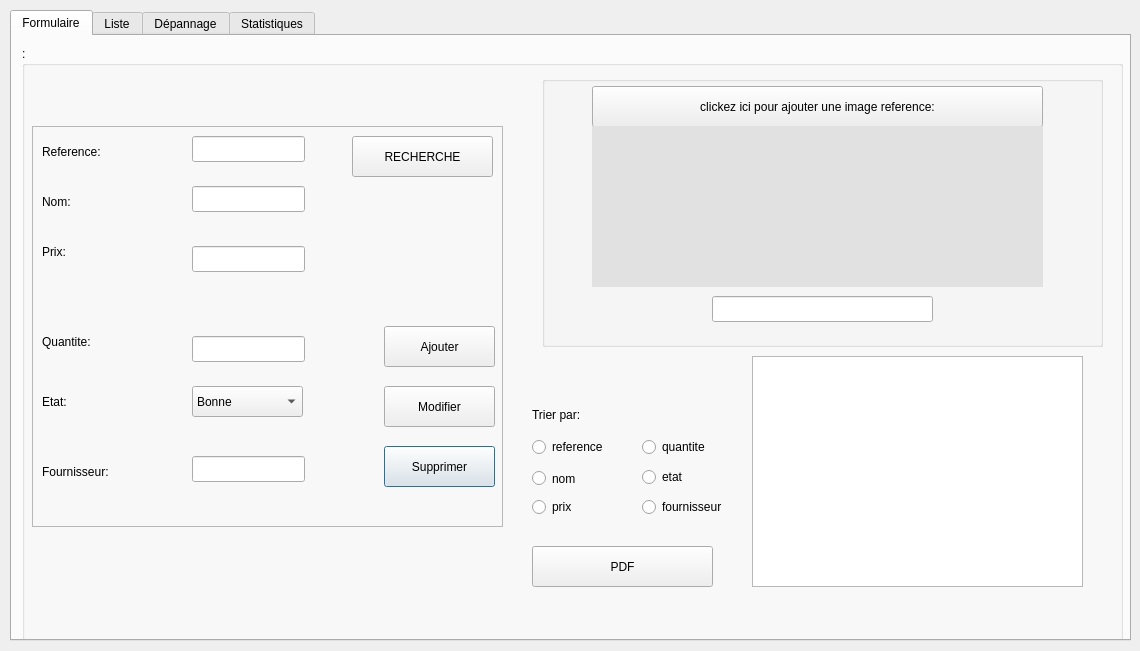
<?xml version="1.0" encoding="UTF-8"?>
<ui version="4.0">
 <class>Dialog</class>
 <widget class="QDialog" name="Dialog">
  <property name="geometry">
   <rect>
    <x>0</x>
    <y>0</y>
    <width>1140</width>
    <height>651</height>
   </rect>
  </property>
  <property name="windowTitle">
   <string>Dialog</string>
  </property>
  <widget class="QTabWidget" name="tab_1">
   <property name="geometry">
    <rect>
     <x>10</x>
     <y>10</y>
     <width>1121</width>
     <height>631</height>
    </rect>
   </property>
   <property name="styleSheet">
    <string notr="true"/>
   </property>
   <property name="currentIndex">
    <number>0</number>
   </property>
   <widget class="QWidget" name="tab">
    <attribute name="title">
     <string>Formulaire</string>
    </attribute>
    <widget class="QGroupBox" name="groupBox">
     <property name="geometry">
      <rect>
       <x>10</x>
       <y>10</y>
       <width>1101</width>
       <height>601</height>
      </rect>
     </property>
     <property name="styleSheet">
      <string notr="true"/>
     </property>
     <property name="title">
      <string>:</string>
     </property>
     <widget class="QFrame" name="frame">
      <property name="geometry">
       <rect>
        <x>10</x>
        <y>80</y>
        <width>471</width>
        <height>401</height>
       </rect>
      </property>
      <property name="styleSheet">
       <string notr="true"/>
      </property>
      <property name="frameShape">
       <enum>QFrame::StyledPanel</enum>
      </property>
      <property name="frameShadow">
       <enum>QFrame::Raised</enum>
      </property>
      <widget class="QPushButton" name="PBsupprimer">
       <property name="geometry">
        <rect>
         <x>352</x>
         <y>320</y>
         <width>111</width>
         <height>41</height>
        </rect>
       </property>
       <property name="styleSheet">
        <string notr="true"/>
       </property>
       <property name="text">
        <string>Supprimer</string>
       </property>
      </widget>
      <widget class="QPushButton" name="PBmodifier">
       <property name="geometry">
        <rect>
         <x>352</x>
         <y>260</y>
         <width>111</width>
         <height>41</height>
        </rect>
       </property>
       <property name="styleSheet">
        <string notr="true"/>
       </property>
       <property name="text">
        <string>Modifier</string>
       </property>
      </widget>
      <widget class="QLabel" name="label_6">
       <property name="geometry">
        <rect>
         <x>10</x>
         <y>330</y>
         <width>141</width>
         <height>31</height>
        </rect>
       </property>
       <property name="styleSheet">
        <string notr="true"/>
       </property>
       <property name="text">
        <string>Fournisseur:</string>
       </property>
      </widget>
      <widget class="QLabel" name="label_5">
       <property name="geometry">
        <rect>
         <x>10</x>
         <y>260</y>
         <width>141</width>
         <height>31</height>
        </rect>
       </property>
       <property name="styleSheet">
        <string notr="true"/>
       </property>
       <property name="text">
        <string>Etat:</string>
       </property>
      </widget>
      <widget class="QLabel" name="label_4">
       <property name="geometry">
        <rect>
         <x>10</x>
         <y>200</y>
         <width>141</width>
         <height>31</height>
        </rect>
       </property>
       <property name="styleSheet">
        <string notr="true"/>
       </property>
       <property name="text">
        <string>Quantite:</string>
       </property>
      </widget>
      <widget class="QLabel" name="label_3">
       <property name="geometry">
        <rect>
         <x>10</x>
         <y>110</y>
         <width>141</width>
         <height>31</height>
        </rect>
       </property>
       <property name="styleSheet">
        <string notr="true"/>
       </property>
       <property name="text">
        <string>Prix:</string>
       </property>
      </widget>
      <widget class="QLabel" name="label_2">
       <property name="geometry">
        <rect>
         <x>10</x>
         <y>60</y>
         <width>141</width>
         <height>31</height>
        </rect>
       </property>
       <property name="styleSheet">
        <string notr="true"/>
       </property>
       <property name="text">
        <string>Nom:</string>
       </property>
      </widget>
      <widget class="QLineEdit" name="Lfournisseur">
       <property name="geometry">
        <rect>
         <x>160</x>
         <y>330</y>
         <width>113</width>
         <height>26</height>
        </rect>
       </property>
       <property name="styleSheet">
        <string notr="true"/>
       </property>
       <property name="readOnly">
        <bool>false</bool>
       </property>
      </widget>
      <widget class="QLineEdit" name="Lquantite">
       <property name="geometry">
        <rect>
         <x>160</x>
         <y>210</y>
         <width>113</width>
         <height>26</height>
        </rect>
       </property>
       <property name="styleSheet">
        <string notr="true"/>
       </property>
       <property name="readOnly">
        <bool>false</bool>
       </property>
      </widget>
      <widget class="QLineEdit" name="Lprix">
       <property name="geometry">
        <rect>
         <x>160</x>
         <y>120</y>
         <width>113</width>
         <height>26</height>
        </rect>
       </property>
       <property name="styleSheet">
        <string notr="true"/>
       </property>
       <property name="readOnly">
        <bool>false</bool>
       </property>
      </widget>
      <widget class="QLineEdit" name="Lnom">
       <property name="geometry">
        <rect>
         <x>160</x>
         <y>60</y>
         <width>113</width>
         <height>26</height>
        </rect>
       </property>
       <property name="styleSheet">
        <string notr="true"/>
       </property>
       <property name="readOnly">
        <bool>false</bool>
       </property>
      </widget>
      <widget class="QLineEdit" name="Lreference">
       <property name="geometry">
        <rect>
         <x>160</x>
         <y>10</y>
         <width>113</width>
         <height>26</height>
        </rect>
       </property>
       <property name="styleSheet">
        <string notr="true"/>
       </property>
       <property name="readOnly">
        <bool>false</bool>
       </property>
      </widget>
      <widget class="QPushButton" name="PBajouter">
       <property name="geometry">
        <rect>
         <x>352</x>
         <y>200</y>
         <width>111</width>
         <height>41</height>
        </rect>
       </property>
       <property name="styleSheet">
        <string notr="true"/>
       </property>
       <property name="text">
        <string>Ajouter</string>
       </property>
      </widget>
      <widget class="QPushButton" name="pb_rech">
       <property name="geometry">
        <rect>
         <x>320</x>
         <y>10</y>
         <width>141</width>
         <height>41</height>
        </rect>
       </property>
       <property name="text">
        <string>RECHERCHE</string>
       </property>
      </widget>
      <widget class="QComboBox" name="Letat">
       <property name="geometry">
        <rect>
         <x>160</x>
         <y>260</y>
         <width>111</width>
         <height>31</height>
        </rect>
       </property>
       <property name="styleSheet">
        <string notr="true"/>
       </property>
       <item>
        <property name="text">
         <string>Bonne</string>
        </property>
       </item>
       <item>
        <property name="text">
         <string>En panne</string>
        </property>
       </item>
      </widget>
      <widget class="QLabel" name="label">
       <property name="geometry">
        <rect>
         <x>10</x>
         <y>10</y>
         <width>141</width>
         <height>31</height>
        </rect>
       </property>
       <property name="styleSheet">
        <string notr="true"/>
       </property>
       <property name="text">
        <string>Reference:</string>
       </property>
      </widget>
     </widget>
     <widget class="QPushButton" name="pdf">
      <property name="geometry">
       <rect>
        <x>510</x>
        <y>500</y>
        <width>181</width>
        <height>41</height>
       </rect>
      </property>
      <property name="styleSheet">
       <string notr="true"/>
      </property>
      <property name="text">
       <string>PDF</string>
      </property>
     </widget>
     <widget class="QRadioButton" name="ref">
      <property name="geometry">
       <rect>
        <x>510</x>
        <y>389</y>
        <width>96</width>
        <height>24</height>
       </rect>
      </property>
      <property name="text">
       <string>reference</string>
      </property>
     </widget>
     <widget class="QRadioButton" name="nom">
      <property name="geometry">
       <rect>
        <x>510</x>
        <y>422</y>
        <width>96</width>
        <height>21</height>
       </rect>
      </property>
      <property name="text">
       <string>nom</string>
      </property>
     </widget>
     <widget class="QRadioButton" name="pri">
      <property name="geometry">
       <rect>
        <x>510</x>
        <y>449</y>
        <width>96</width>
        <height>24</height>
       </rect>
      </property>
      <property name="text">
       <string>prix</string>
      </property>
     </widget>
     <widget class="QRadioButton" name="qua">
      <property name="geometry">
       <rect>
        <x>620</x>
        <y>389</y>
        <width>96</width>
        <height>24</height>
       </rect>
      </property>
      <property name="text">
       <string>quantite</string>
      </property>
     </widget>
     <widget class="QRadioButton" name="eta">
      <property name="geometry">
       <rect>
        <x>620</x>
        <y>419</y>
        <width>96</width>
        <height>24</height>
       </rect>
      </property>
      <property name="text">
       <string>etat</string>
      </property>
     </widget>
     <widget class="QRadioButton" name="fou">
      <property name="geometry">
       <rect>
        <x>620</x>
        <y>449</y>
        <width>96</width>
        <height>24</height>
       </rect>
      </property>
      <property name="text">
       <string>fournisseur</string>
      </property>
     </widget>
     <widget class="QLabel" name="label_7">
      <property name="geometry">
       <rect>
        <x>510</x>
        <y>359</y>
        <width>191</width>
        <height>20</height>
       </rect>
      </property>
      <property name="styleSheet">
       <string notr="true"/>
      </property>
      <property name="text">
       <string>Trier par:</string>
      </property>
     </widget>
     <widget class="QTableView" name="tableView_2">
      <property name="geometry">
       <rect>
        <x>730</x>
        <y>310</y>
        <width>331</width>
        <height>231</height>
       </rect>
      </property>
     </widget>
     <widget class="QGroupBox" name="groupBox_2">
      <property name="geometry">
       <rect>
        <x>520</x>
        <y>30</y>
        <width>561</width>
        <height>271</height>
       </rect>
      </property>
      <property name="title">
       <string/>
      </property>
      <widget class="QLineEdit" name="chemin">
       <property name="geometry">
        <rect>
         <x>170</x>
         <y>220</y>
         <width>221</width>
         <height>26</height>
        </rect>
       </property>
       <property name="readOnly">
        <bool>true</bool>
       </property>
      </widget>
      <widget class="QPushButton" name="pushButton">
       <property name="geometry">
        <rect>
         <x>50</x>
         <y>10</y>
         <width>451</width>
         <height>41</height>
        </rect>
       </property>
       <property name="styleSheet">
        <string notr="true"/>
       </property>
       <property name="text">
        <string>clickez ici pour ajouter une image reference:</string>
       </property>
      </widget>
      <widget class="QLabel" name="label_img">
       <property name="geometry">
        <rect>
         <x>50</x>
         <y>50</y>
         <width>451</width>
         <height>161</height>
        </rect>
       </property>
       <property name="styleSheet">
        <string notr="true">background-color: rgb(225, 225, 225);</string>
       </property>
       <property name="text">
        <string/>
       </property>
      </widget>
     </widget>
    </widget>
   </widget>
   <widget class="QWidget" name="tab_3">
    <attribute name="title">
     <string>Liste</string>
    </attribute>
    <widget class="QTableView" name="tableView">
     <property name="geometry">
      <rect>
       <x>0</x>
       <y>0</y>
       <width>1321</width>
       <height>591</height>
      </rect>
     </property>
     <property name="styleSheet">
      <string notr="true"/>
     </property>
    </widget>
   </widget>
   <widget class="QWidget" name="tab_2">
    <attribute name="title">
     <string>Dépannage</string>
    </attribute>
    <widget class="QTableView" name="tableView2">
     <property name="geometry">
      <rect>
       <x>20</x>
       <y>10</y>
       <width>741</width>
       <height>481</height>
      </rect>
     </property>
     <property name="styleSheet">
      <string notr="true"/>
     </property>
    </widget>
    <widget class="QLineEdit" name="id">
     <property name="geometry">
      <rect>
       <x>880</x>
       <y>70</y>
       <width>113</width>
       <height>26</height>
      </rect>
     </property>
     <property name="styleSheet">
      <string notr="true"/>
     </property>
    </widget>
    <widget class="QLineEdit" name="date">
     <property name="geometry">
      <rect>
       <x>880</x>
       <y>120</y>
       <width>113</width>
       <height>26</height>
      </rect>
     </property>
     <property name="styleSheet">
      <string notr="true"/>
     </property>
    </widget>
    <widget class="QLabel" name="label_8">
     <property name="geometry">
      <rect>
       <x>790</x>
       <y>70</y>
       <width>61</width>
       <height>20</height>
      </rect>
     </property>
     <property name="styleSheet">
      <string notr="true"/>
     </property>
     <property name="text">
      <string>Reference:</string>
     </property>
    </widget>
    <widget class="QLabel" name="label_9">
     <property name="geometry">
      <rect>
       <x>790</x>
       <y>120</y>
       <width>31</width>
       <height>20</height>
      </rect>
     </property>
     <property name="styleSheet">
      <string notr="true"/>
     </property>
     <property name="text">
      <string>Date:</string>
     </property>
    </widget>
    <widget class="QPushButton" name="pushButton_2">
     <property name="geometry">
      <rect>
       <x>800</x>
       <y>180</y>
       <width>171</width>
       <height>41</height>
      </rect>
     </property>
     <property name="text">
      <string>Affecter</string>
     </property>
    </widget>
    <widget class="QPushButton" name="pushButton_3">
     <property name="geometry">
      <rect>
       <x>800</x>
       <y>230</y>
       <width>171</width>
       <height>41</height>
      </rect>
     </property>
     <property name="text">
      <string>Mise à jour</string>
     </property>
    </widget>
   </widget>
   <widget class="QWidget" name="tab_4">
    <attribute name="title">
     <string>Statistiques</string>
    </attribute>
    <widget class="QWidget" name="widget" native="true">
     <property name="geometry">
      <rect>
       <x>199</x>
       <y>19</y>
       <width>751</width>
       <height>521</height>
      </rect>
     </property>
    </widget>
   </widget>
  </widget>
 </widget>
 <resources/>
 <connections/>
</ui>
